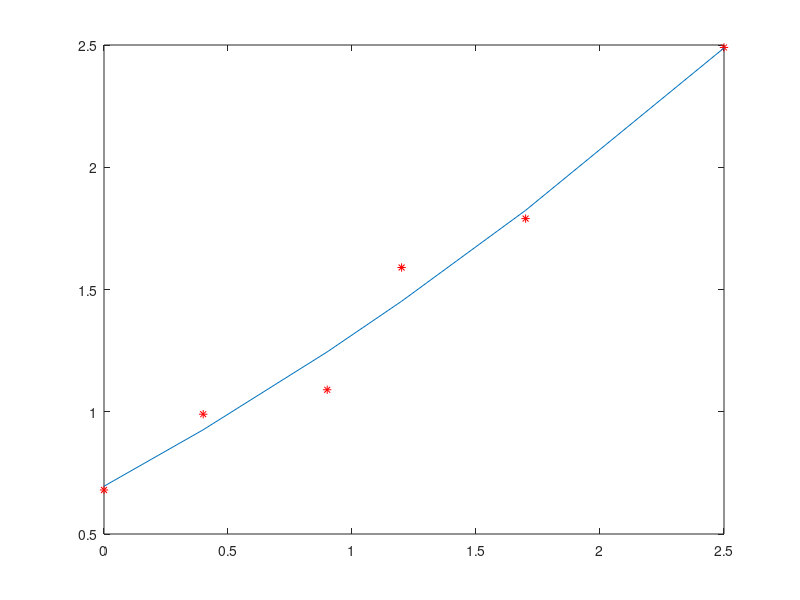

This figure's MATLAB source:
clear all
x=[0 0.4 0.9 1.2 1.7 2.5]
y=[0.68 0.99 1.09 1.59 1.79 2.49]
'Coeficientii estimatorului : '
c=polyfit(x,y,2)
d=polyval(c,x);
plot(x,y,'*r');
hold on
plot(x,d)
axis on